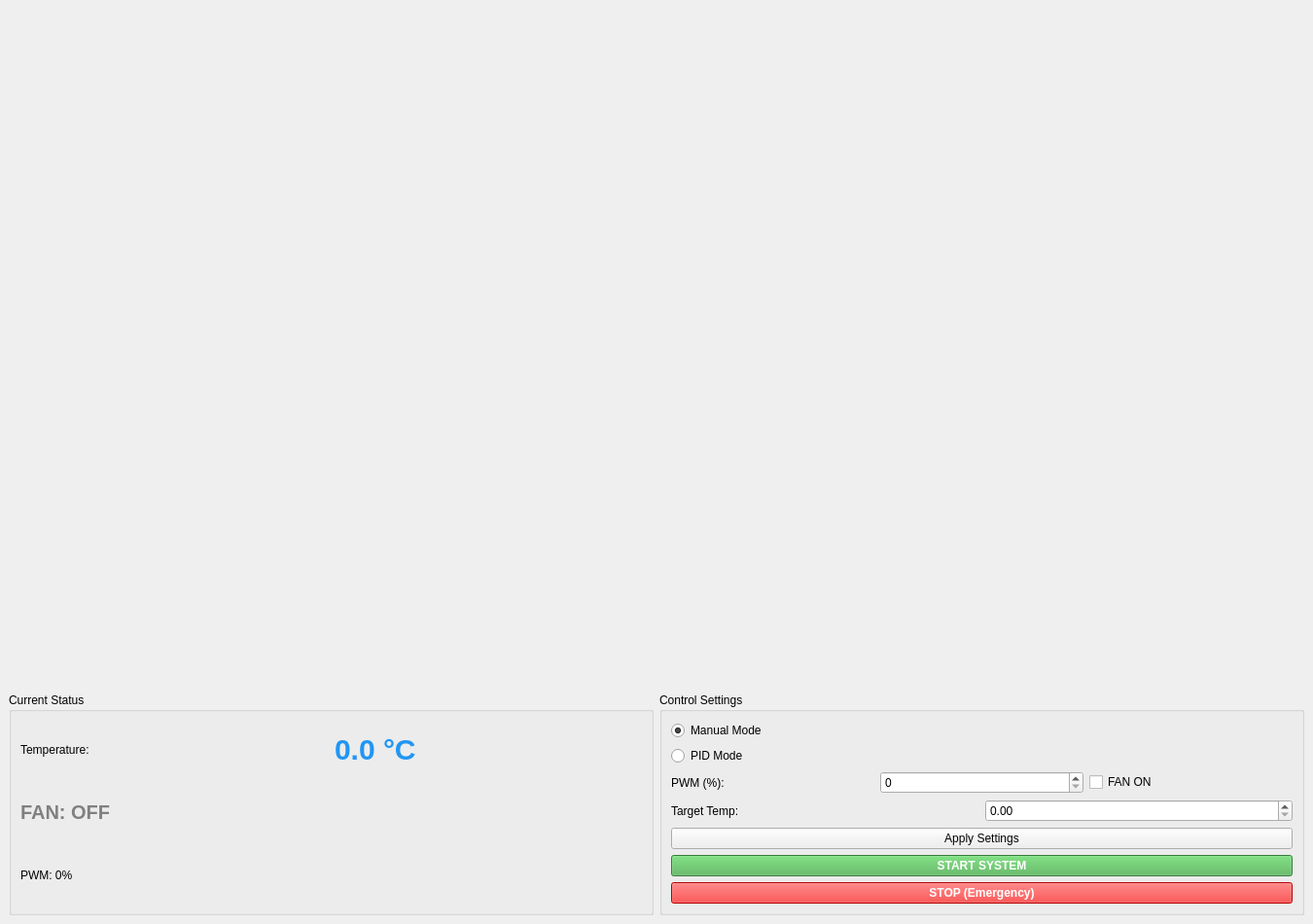
<?xml version="1.0" encoding="UTF-8"?>
<ui version="4.0">
 <class>MainWindow</class>
 <widget class="QMainWindow" name="MainWindow">
  <property name="geometry">
   <rect>
    <x>0</x>
    <y>0</y>
    <width>1350</width>
    <height>950</height>
   </rect>
  </property>
  <property name="windowTitle">
   <string>Thermal Control System</string>
  </property>
  <widget class="QWidget" name="centralwidget">
   <layout class="QVBoxLayout" name="main_layout">
    <item>
     <layout class="QHBoxLayout" name="top_sensor_layout">
      <item>
       <widget class="PlotWidget" name="disp_plot_widget"/>
      </item>
      <item>
       <widget class="PlotWidget" name="force_plot_widget"/>
      </item>
     </layout>
    </item>
    <item>
     <widget class="PlotWidget" name="temp_plot_widget"/>
    </item>
    <item>
     <widget class="PlotWidget" name="pwm_plot_widget"/>
    </item>
    <item>
     <layout class="QHBoxLayout" name="control_panel">
      <item>
       <widget class="QGroupBox" name="grp_status">
        <property name="title">
         <string>Current Status</string>
        </property>
        <layout class="QGridLayout" name="layout_status">
         <item row="0" column="0">
          <widget class="QLabel" name="label_1">
           <property name="text">
            <string>Temperature:</string>
           </property>
          </widget>
         </item>
         <item row="0" column="1">
          <widget class="QLabel" name="lbl_temp">
           <property name="text">
            <string>0.0 °C</string>
           </property>
           <property name="styleSheet">
            <string>font-size: 30px; font-weight: bold; color: #2196F3;</string>
           </property>
          </widget>
         </item>
         <item row="1" column="0" colspan="2">
          <widget class="QLabel" name="lbl_fan">
           <property name="text">
            <string>FAN: OFF</string>
           </property>
           <property name="styleSheet">
            <string>font-size: 20px; font-weight: bold; color: gray;</string>
           </property>
          </widget>
         </item>
         <item row="2" column="0" colspan="2">
          <widget class="QLabel" name="lbl_pwm">
           <property name="text">
            <string>PWM: 0%</string>
           </property>
          </widget>
         </item>
        </layout>
       </widget>
      </item>
      <item>
       <widget class="QGroupBox" name="grp_control">
        <property name="title">
         <string>Control Settings</string>
        </property>
        <layout class="QVBoxLayout" name="layout_control">
         <item>
          <widget class="QRadioButton" name="radio_manual">
           <property name="text">
            <string>Manual Mode</string>
           </property>
           <property name="checked">
            <bool>true</bool>
           </property>
          </widget>
         </item>
         <item>
          <widget class="QRadioButton" name="radio_pid">
           <property name="text">
            <string>PID Mode</string>
           </property>
          </widget>
         </item>
         <item>
          <layout class="QHBoxLayout" name="lay_man">
           <item>
            <widget class="QLabel" name="label_2">
             <property name="text">
              <string>PWM (%):</string>
             </property>
            </widget>
           </item>
           <item>
            <widget class="QSpinBox" name="spin_pwm"/>
           </item>
           <item>
            <widget class="QCheckBox" name="chk_fan">
             <property name="text">
              <string>FAN ON</string>
             </property>
            </widget>
           </item>
          </layout>
         </item>
         <item>
          <layout class="QHBoxLayout" name="lay_pid">
           <item>
            <widget class="QLabel" name="label_3">
             <property name="text">
              <string>Target Temp:</string>
             </property>
            </widget>
           </item>
           <item>
            <widget class="QDoubleSpinBox" name="spin_target"/>
           </item>
          </layout>
         </item>
         <item>
          <widget class="QPushButton" name="btn_apply">
           <property name="text">
            <string>Apply Settings</string>
           </property>
          </widget>
         </item>
         <item>
          <widget class="QPushButton" name="btn_start">
           <property name="text">
            <string>START SYSTEM</string>
           </property>
           <property name="styleSheet">
            <string>background-color: #4CAF50; color: white; font-weight: bold;</string>
           </property>
          </widget>
         </item>
         <item>
          <widget class="QPushButton" name="btn_stop">
           <property name="text">
            <string>STOP (Emergency)</string>
           </property>
           <property name="styleSheet">
            <string>background-color: red; color: white; font-weight: bold;</string>
           </property>
          </widget>
         </item>
        </layout>
       </widget>
      </item>
     </layout>
    </item>
   </layout>
  </widget>
 </widget>
 <customwidgets>
  <customwidget>
   <class>PlotWidget</class>
   <extends>QWidget</extends>
   <header>pyqtgraph</header>
  </customwidget>
 </customwidgets>
 <resources/>
 <connections/>
</ui>
